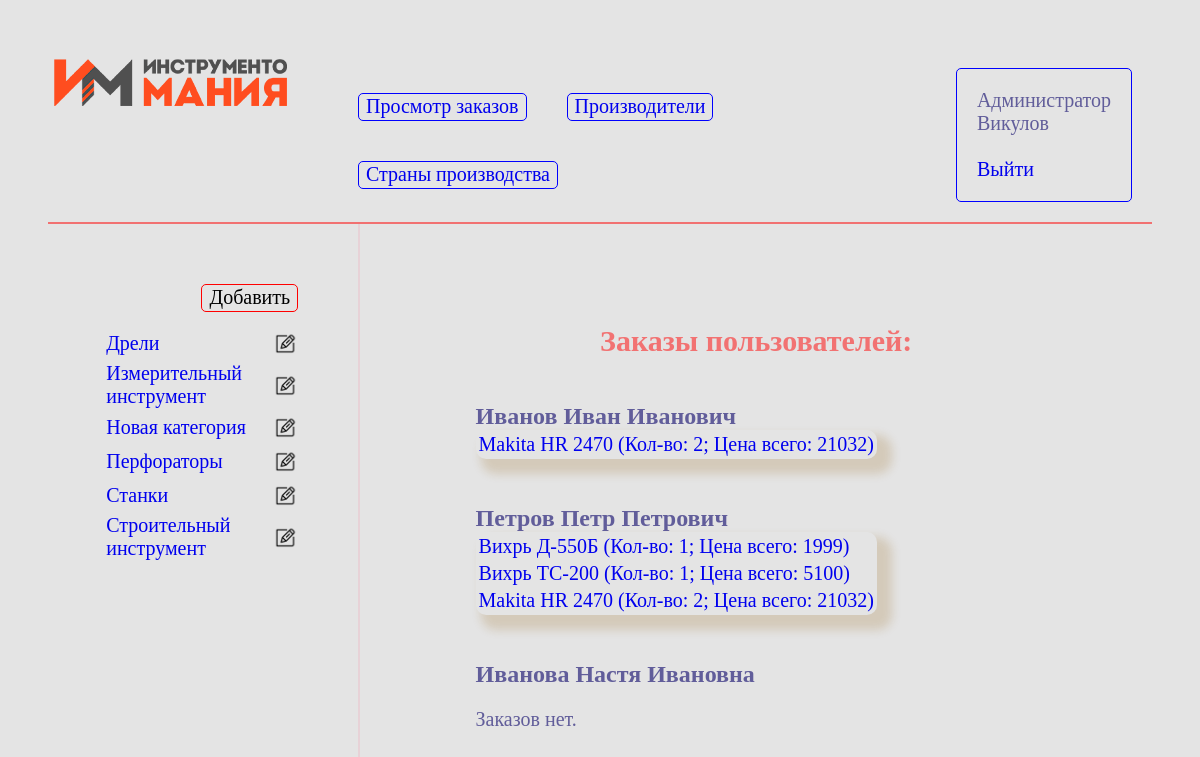
/shop.ru/orders.php, run on the app's committed database.
### tables this page shows
CREATE TABLE `users` (
  `id` int NOT NULL,
  `last_name` varchar(256) NOT NULL,
  `first_name` varchar(256) NOT NULL,
  `patronymic` varchar(256) DEFAULT NULL,
  `password` varchar(256) NOT NULL,
  `role` int NOT NULL DEFAULT '0'
);

### shop.ru/include/db.php (called while the page is built, shortened)
<?php
	$auth_session['last_name'] = 'Викулов';
	$auth_session['is_authorized'] = trye;
?>

### shop.ru/include/function.php (called while the page is built, shortened)
<?php
	function get_users()
	{
		global $link;
		$sql = "SELECT * FROM `users` WHERE role=0";
		$result = mysqli_query($link, $sql);
		$users = mysqli_fetch_all($result, MYSQLI_ASSOC);
		return $users;
	}
	function get_categories()
	{
		global $link;
		$sql = "SELECT * FROM `группа инструмента`";
		$result = mysqli_query($link, $sql);
		$categories = mysqli_fetch_all($result, MYSQLI_ASSOC);
		return $categories;
	}
	function get_post_by_id($post_id)
	{
		global $link;
		$post_id = mysqli_real_escape_string($link, $post_id);
		$sql = "SELECT * FROM товар WHERE id =".$post_id;
		$result = mysqli_query($link, $sql);
		$post = mysqli_fetch_assoc($result) ;
		return $post;
	}
	function get_user_last_name($user_last_name)	{
		global $link;
		$sql = "SELECT `id` FROM `users` WHERE `last_name`='$user_last_name'";
		$result = mysqli_query($link, $sql);
		$user = mysqli_fetch_assoc($result);
		return $user;
	}
	function get_user_role($user_id) {
		global $link;
		$sql = "SELECT `role` FROM `users` WHERE id=".$user_id;
		$result = mysqli_query($link, $sql);
		$role = mysqli_fetch_assoc($result);
		return $role;
	}
	function get_basket_user($user_id) {
		global $link;
		$sql = "SELECT * FROM `корзина` WHERE `user_id`=".$user_id;
		$result = mysqli_query($link, $sql);
		$posts = mysqli_fetch_all($result, MYSQLI_ASSOC);
		return $posts;
	}
?>

### shop.ru/orders.php (the view, shortened to what this page needs)
<?php
	require_once "include/db.php";
	require_once "include/function.php";
?>
<!DOCTYPE html>
<html>
<head>
	<link rel="stylesheet" type="text/css" href="style.css">
</head>
<body>
	<header class="container">
		<?php include "header.php" ?>
	</header>
	<main class="container">
		<nav class="item">
		<?php include "leftblock.php" ?>
		</nav>
		<section class="item">
			<h2>Заказы пользователей:</h2>
			<?php $users=get_users()?>
			<ul>
				<?php foreach ($users as $user): ?>
				<li>
					<label class="description"><?=$user['last_name']?>
					<?=$user['first_name']?>
					<?=$user['patronymic']?></label>
					<?php $basket_posts = get_basket_user($user['id']); ?>
					<?php if (empty($basket_posts)): ?>
						<p>Заказов нет.</p>
					<?php else: ?>
						<table >
							<?php foreach ($basket_posts as $basket_post): ?>
						<?php if ($basket_post['количество товара']!=0): ?>
							<?php
					    		$post = get_post_by_id($basket_post['id_товара']);
							?>
								<tr>
				   					<td>
				        				<a href="/post.php?post_id=<?=$post['id']?>"><?=$post['Наименование'] ?> (Кол-во: <?= $basket_post['количество товара']?>; Цена всего: <?= $post['Цена']*$basket_post['количество товара'] ?>)</a>
						<?php endif ?>
						<?php endforeach ?>
					<?php endif ?>
				</table>
					<br><br>
				</li>
				<?php endforeach ?>
			</ul>
		</section>
	</main>
</body>
</html>

### shop.ru/leftblock.php
<div class = "leftblock">
        <?php $categories = get_categories(); ?>
        <?php if ($user_role['role'] == 1): ?>
         <div class="action"><a  href="add_category.php"> Добавить </a></div><br><br>
         <?php endif; ?>
         <table class="edit">
         <?php foreach($categories as $category): ?> <tr>
        <td>
                <a href="/category.php?id=<?=$category['id']?>"><?=$category["title"]?></a>
        </td>
        <td>
                <?php if ($user_role['role'] == 1): ?>
                <a  href="/edit.php?edit_category=<?=$category['id']?>"><img class="edit" src="images/edit.png"></a>
                <?php endif; ?>
        </td>
</tr>
        <?php endforeach; ?>
         </table>
</div>

### shop.ru/style.css (style rules this page uses)
header.container { display: flex; flex-direction: row; justify-content: space-around; width: 100%; border-bottom: 2px solid rgba(255,0,0, 0.5); }
body { font-family: "Times New Roman", "Times Roman", "Serif"; font-size: 20px; color: #615d9a; background-color: #e4e4e4; padding: 40px; }
label.description { display: block; font-size: 24px; font-weight: bold; }
a { text-decoration: none; }
main { text-align: center; }
main.container { display: flex; justify-content: space-around; flex-direction: row; height: 100%; }
main.container .item { padding: 5%; text-align: left; }
main.container nav { border-right: 2px solid rgba(255,55,100, 0.1); flex-grow: 0; flex-shrink: 1; max-width: 200px; display: flex; }
main.container section { display: flex; flex-direction: column; margin: 20px; flex-grow: 1; flex-shrink: 1; }
.item h2 { color: rgba(255,0,0, 0.5); text-align: center; }
.leftblock ul li.action, div.action a, div.post a { -webkit-writing-mode: horizontal-tb !important; -webkit-appearance: button; border: 1px solid rgb(255,0,0); border-radius: 5px; padding: 1px 7px 2px; margin: 5px; text-rendering: auto; color: initial; text-align: start; font: 0 20px system-ui; float: right; }
main.container table { border-radius: 10px; -webkit-box-shadow: 10px 10px 10px 5px rgba(150,100,20,0.5); box-shadow: 10px 10px 10px 5px rgba(150,100,20,0.2); }
main.container table.edit { border-radius: 0; -webkit-box-shadow: 10px 10px 10px 5px rgba(255,0,0, 0.5); box-shadow: none; }
img.edit { height: 30px; float: right; }
li { list-style-type: none; }

### data on the page
группа инструмента: title "Дрели"
группа инструмента: title "Измерительный инструмент"
группа инструмента: title "Новая категория"
группа инструмента: title "Перфораторы"
группа инструмента: title "Станки"
группа инструмента: title "Строительный инструмент"
users: last_name "Иванов", first_name "Иван", patronymic "Иванович"
корзина: id_товара.Наименование "Makita HR 2470", количество товара "2", $post['Цена']*$basket_post['количество товара'] "21032"
users: last_name "Петров", first_name "Петр", patronymic "Петрович"
корзина: id_товара.Наименование "Вихрь Д-550Б", количество товара "1", $post['Цена']*$basket_post['количествотовара'] "1999"
корзина: id_товара.Наименование "Вихрь ТС-200", количество товара "1", $post['Цена']*$basket_post['количествотовара'] "5100"
корзина: id_товара.Наименование "Makita HR 2470", количество товара "2", $post['Цена']*$basket_post['количество товара'] "21032"
users: last_name "Иванова", first_name "Настя", patronymic "Ивановна", shows "Заказов нет."

### other printed values
$auth_session['last_name'] "Викулов"
